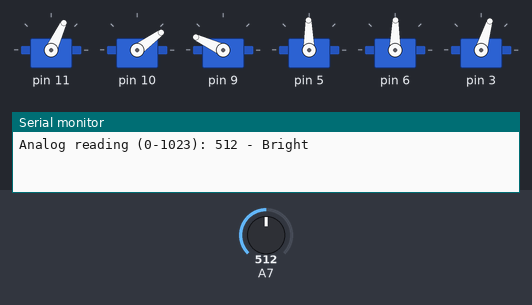
The sketch below on a simulated Arduino Nano, built with avr-gcc and run on an emulated ATmega328P. Shown: 6 × servo, the last lines printed to the serial monitor. Inputs (shaded band) come from the test bench; at power-on: A7 = 512.

Above: at 7.2 s.
7.3 s: A7 set to 490
At 9.81 s:
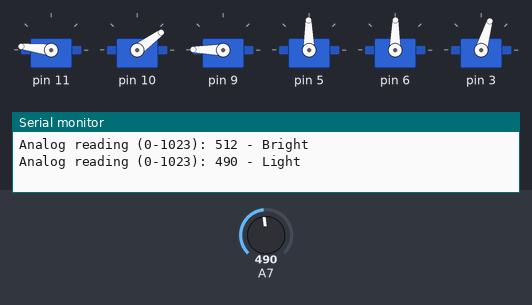
11.7 s: A7 set to 190
At 14.05 s:
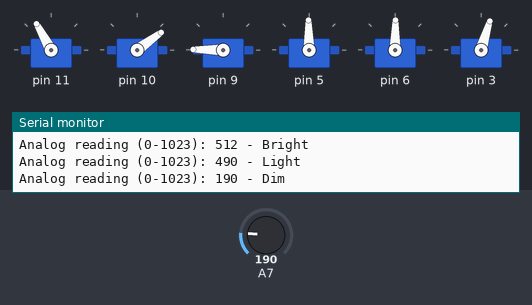
Timing chart, 0 to 27.7 s (numbered marks = the images above; inputs shaded):
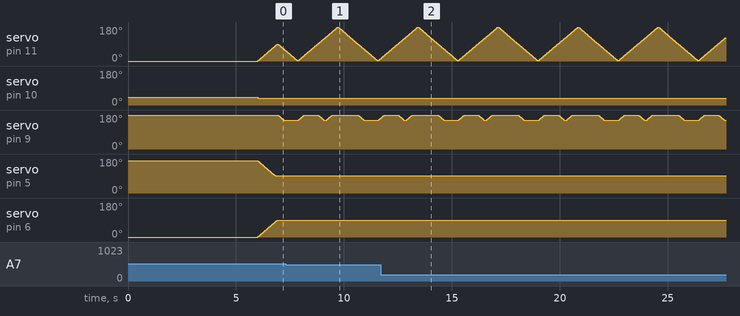

The sketch:

Heliostat_V1.ino
```cpp
#include <Braccio.h>
#include <Servo.h>

Servo base;
Servo shoulder;
Servo elbow;
Servo wrist_ver;
Servo wrist_rot;
Servo gripper;

int nd = 0; // No Delay
int nr = 90; // No Rotation
int ng = 73; // No Grip

// reads the input on analog pin A0
int lightValue = 0;

int ll0 = 0; // Light level 0
int ll1 = 100; // Light level 1
int ll2 = 200; // Light level 2
int ll3 = 300; // Light level 3
int ll4 = 400; // Light level 4
int ll5 = 500; // Light level 5
int ll6 = 600; // Light level 6
int ll7 = 700; // Light level 7
int ll8 = 800; // Light level 8
int ll9 = 900; // Light level 9
int llx = 1000; // Light level 10

void setup() {
  Serial.begin(9600);
  Braccio.begin();
}

void loop() {

  // reads the input on analog pin A0
  lightValue = analogRead(A7);

  // Print out the values to read in the Serial Monitor
  Serial.print("Analog reading (0-1023): ");
  Serial.print(lightValue);

  // Use the value to determine how dark it is
  // (Try tweaking these to make it more accurate)
  if (lightValue < 10)
  {
    Serial.println(" - Dark");
  }
  else if (lightValue < 200)
  {
    Serial.println(" - Dim");
  }
  else if (lightValue < 500)
  {
    Serial.println(" - Light");
  }
  else if (lightValue < 800)
  {
    Serial.println(" - Bright");
  }
  else
  {
    Serial.println(" - Very bright");
  }
  // 0-180, 15-165, 150-180
  // Base, Shoulder, Elbow
  ///*
  Braccio.ServoMovement(nd, 90, 35, 180, nr, nr, ng);
  Braccio.ServoMovement(nd, 45, 35, 150, nr, nr, ng);
  Braccio.ServoMovement(nd, 0, 35, 150, nr, nr, ng);
  Braccio.ServoMovement(nd, 45, 35, 180, nr, nr, ng);
  Braccio.ServoMovement(nd, 90, 35, 180, nr, nr, ng);
  Braccio.ServoMovement(nd, 125, 35, 150, nr, nr, ng);
  Braccio.ServoMovement(nd, 180, 35, 180, nr, nr, ng);
 //*/
}

/*
void loop() {

  // reads the input on analog pin A0
  lightValue = analogRead(A7);

  // Print out the values to read in the Serial Monitor
  Serial.print("Analog reading (0-1023): ");
  Serial.print(lightValue);

  // Use the value to determine how dark it is
  // (Try tweaking these to make it more accurate)
  if (lightValue < 10)
  {
    Serial.println(" - Dark");
  }
  else if (lightValue < 200)
  {
    Serial.println(" - Dim");
  }
  else if (lightValue < 500)
  {
    Serial.println(" - Light");
  }
  else if (lightValue < 800)
  {
    Serial.println(" - Bright");
  }
  else
  {
    Serial.println(" - Very bright");
  }
  // 0-180, 15-165, 150-180
  // Base, Shoulder, Elbow
  ///*
  Braccio.ServoMovement(nd, 90, 35, 180, nr, nr, ng);
  Braccio.ServoMovement(nd, 45, 35, 150, nr, nr, ng);
  Braccio.ServoMovement(nd, 0, 35, 150, nr, nr, ng);
  Braccio.ServoMovement(nd, 45, 35, 180, nr, nr, ng);
  Braccio.ServoMovement(nd, 90, 35, 180, nr, nr, ng);
  Braccio.ServoMovement(nd, 125, 35, 150, nr, nr, ng);
  Braccio.ServoMovement(nd, 180, 35, 180, nr, nr, ng);
 //
}//*/
```
